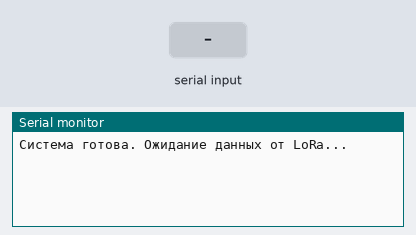
Simulated run of this sketch. Board: Arduino Uno, built with avr-gcc and run on an emulated ATmega328P. Shown: the last lines printed to the serial monitor. Inputs (shaded band) come from the test bench.

Above: at 1.2 s.
1.3 s: "1" received over Serial
At 2.7 s:
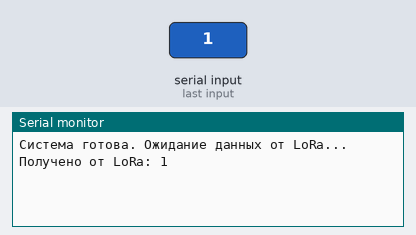
3.8 s: "0" received over Serial
At 5.2 s:
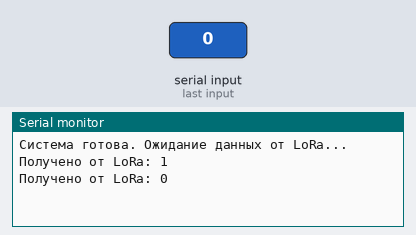
5.3 s: "2" received over Serial
At 7.0 s:
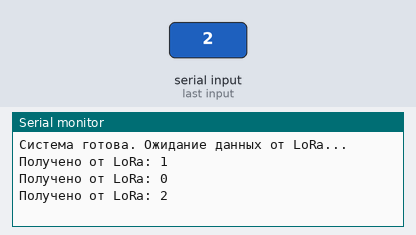

Measured:
- after the input at 1.3 s, the serial monitor: prints a new line after 1.0 s (image 1)
- after the input at 3.8 s, the serial monitor: prints a new line after 1.0 s (image 2)
- after the input at 5.3 s, the serial monitor: prints a new line after 1.0 s (image 3)

The sketch:

test_getmessage.ino
```cpp
/*
Я тестировал получение сообщения. Arduino Uno подключена к LoRa:
GND -> GND
VCC 5V -> VCC
RX -> TX
ПРОВОДА С LORA:
С ДЛИННЫМИ ПРЯМОУГОЛЬНИКАМИ - GND
С КРУЖОЧКАМИ - VCC
С МАЛЕНЬКИМИ ПРЯМОУГОЛЬНИКАМИ - TX
блютус модуль я отключил, т. к. под него нет кода (там на нем сзади все порты написаны, подключение по аналогии)
*/

void setup() {
  // Инициализация серийного порта для отладки через монитор порта
  Serial.begin(9600);  // Запуск последовательного порта для отладки

  // Сообщение о готовности системы
  Serial.println("Система готова. Ожидание данных от LoRa...");
}

void loop() {
  // Проверка на наличие данных, поступающих через UART от LoRa
  if (Serial.available()) {
    String receivedData = Serial.readString();  // Чтение строки, полученной с LoRa
    Serial.print("Получено от LoRa: ");
    Serial.println(receivedData);  // Вывод данных на монитор порта
  }

  delay(100);  // Небольшая задержка для стабильности
}
```
